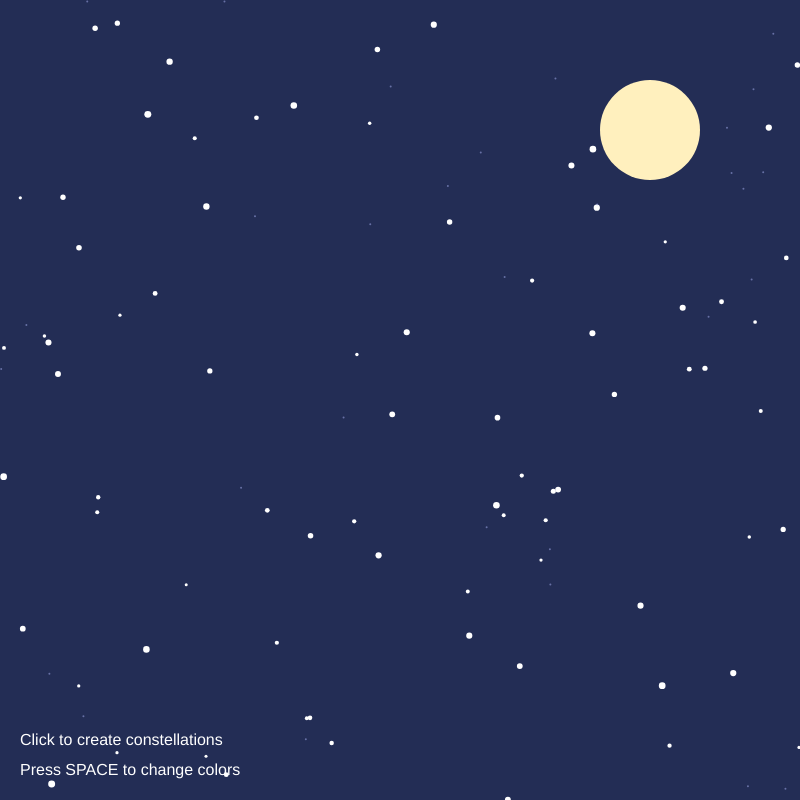
Frame 1 (no input)
Frame 60 (no input): identical to frame 1, image omitted
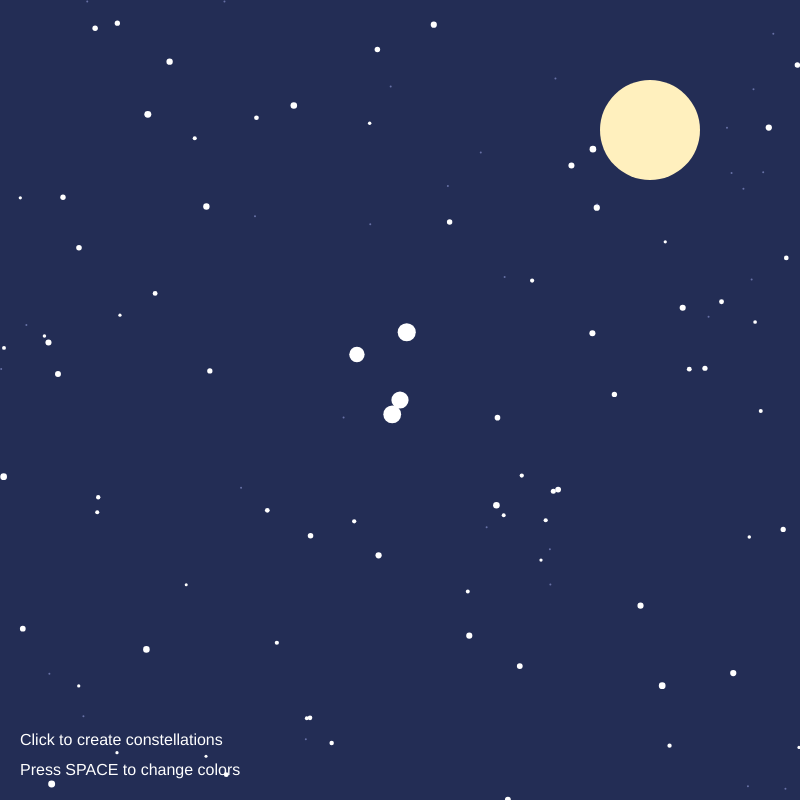
Frame 120 (the mouse pressed at the canvas centre since frame 60)

The p5.js sketch that drew these frames (run headless with seeded random() and noise() and a simulated clock; from frame 60 on, the mouse is pressed at the canvas centre):

// p5.js sketch
// ── sketch.js
//Name: Cindi Liu Wu
//Title: Starry Sky
//Instructions:
//Click to create stars and connect them into constellations.
//Move the mouse near stars to make them glow.
//Press SPACE to change star colors.

// declare object arrays
let stars = [];
let smallStars = [];
let constellation = [];


let starColors = [
  [255, 255, 255],
  [185, 200, 255],
  [255, 201, 242],
  [255, 232, 163]
];

let colorIndex = 0;

function setup() {
  createCanvas(800, 800);

  // create 80 main star objects
  for (let i = 0; i < 80; i++) {
    stars[i] = new Star(random(width), random(height), random(3, 7));
  }

  // create 30 small background stars
  for (let i = 0; i < 30; i++) {
    let x = random(width);
    let y = random(height);

    smallStars.push({ x: x, y: y });
  }
}

function draw() {
  background(35, 45, 85);

  // draw constellation lines
  stroke(180, 200, 255, 180);
  strokeWeight(1);

  for (let i = 0; i < constellation.length - 1; i++) {
    line(
      constellation[i].x,
      constellation[i].y,
      constellation[i + 1].x,
      constellation[i + 1].y
    );
  }

  noStroke();

  // display all main star objects
  for (let i = 0; i < stars.length; i++) {
    stars[i].display();
  }

  // display small background stars
  for (let i = 0; i < smallStars.length; i++) {
    fill(180, 190, 255, 120);
    ellipse(smallStars[i].x, smallStars[i].y, 2, 2);
  }

  // draw the moon
  fill(255, 240, 190);
  noStroke();
  ellipse(650, 130, 100, 100);

  // instructions 
  fill(255);
  textSize(16);
  text("Click to create constellations", 20, 745);
  text("Press SPACE to change colors", 20, 775);
}

// create a new star when mouse is clicked
function mousePressed() {
  let newStar = new Star(mouseX, mouseY, random(4, 9));

  // add the new object to both arrays
  stars.push(newStar);
  constellation.push(newStar);
}

// change star colors 
function keyPressed() {
  if (key === " ") {
    colorIndex = (colorIndex + 1) % starColors.length;
  }
}

// create the Star class
class Star {

  // constructor
  constructor(tempX, tempY, tempSize) {
    this.x = tempX;
    this.y = tempY;
    this.size = tempSize;
  }

  // display the star
  display() {
    let d = dist(mouseX, mouseY, this.x, this.y);

    fill(
      starColors[colorIndex][0],
      starColors[colorIndex][1],
      starColors[colorIndex][2]
    );

    // make the star glow
    if (d < 80) {
      this.glow();
    } else {
      ellipse(this.x, this.y, this.size);
    }
  }

  // make a bigger star glow
  glow() {
    ellipse(this.x, this.y, this.size + 12);
  }
}
